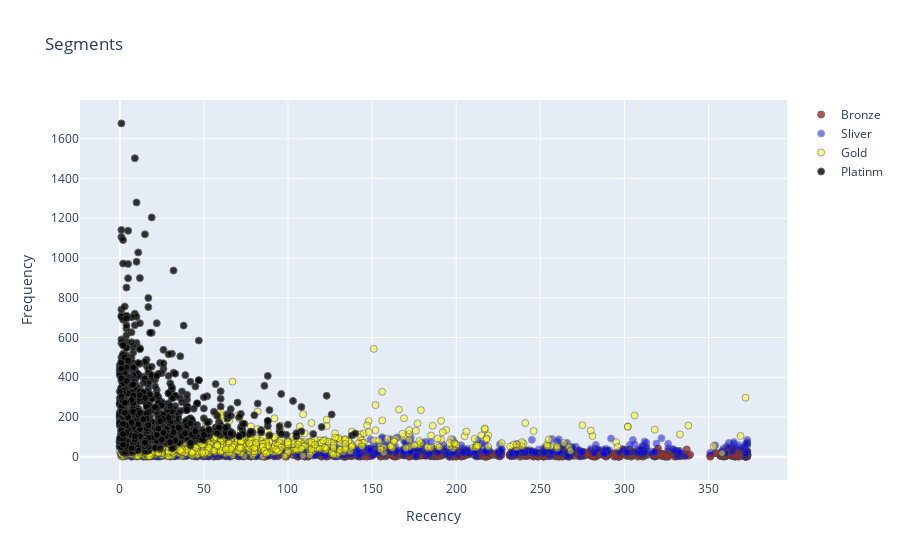

The cell this chart's notebook holds for it:
### Code cell
import chart_studio as cs
import plotly.offline as po
import plotly.graph_objs as gobj

# Recency vs Frequency
graph = RFMScores.query('Monetary<50000 and Frequency<2000')

plot_data = [
    # plot bronze
    gobj.Scatter(
    x=graph.query("RFM_Loyalty_Level == 'Bronze'")['Recency'],
    y=graph.query("RFM_Loyalty_Level == 'Bronze'")['Frequency'],
    mode='markers',
    name='Bronze',
    marker= dict(size=7, line=dict(width=1),color='brown',opacity=.8)
    ),
    # plot silver
    gobj.Scatter(
    x=graph.query("RFM_Loyalty_Level == 'Silver'")['Recency'],
    y=graph.query("RFM_Loyalty_Level == 'Silver'")['Frequency'],
    mode='markers',
    name='Sliver',
    marker= dict(size=7, line=dict(width=1),color='blue',opacity=.5)
    ),
    # plot gold
    gobj.Scatter(
    x=graph.query("RFM_Loyalty_Level == 'Gold'")['Recency'],
    y=graph.query("RFM_Loyalty_Level == 'Gold'")['Frequency'],
    mode='markers',
    name='Gold',
    marker= dict(size=7, line=dict(width=1),color='yellow',opacity=.5)
    ),
    gobj.Scatter(
    x=graph.query("RFM_Loyalty_Level == 'Platinm'")['Recency'],
    y=graph.query("RFM_Loyalty_Level == 'Platinm'")['Frequency'],
    mode='markers',
    name='Platinm',
    marker= dict(size=7, line=dict(width=1),color='black',opacity=.8)
    )
    
]

plot_layout = gobj.Layout(
    yaxis = {'title':'Frequency'},
    xaxis = {'title':'Recency'},
    title = 'Segments'
    )
fig = gobj.Figure(data=plot_data, layout=plot_layout)
po.iplot(fig)

### Figure 1 — Plotly figure (JSON) as saved in the notebook; plotly's stock layout.template omitted (floating-point values rounded to 4 significant figures; data arrays with more than 128 entries replaced by an {"elided": "..."} marker saying what was removed)
{"data": [{"marker": {"color": "brown", "line": {"width": 1}, "opacity": 0.8, "size": 7}, "mode": "markers", "name": "Bronze", "type": "scatter", "x": {"elided": "705 int values"}, "y": {"elided": "705 int values"}}, {"marker": {"color": "blue", "line": {"width": 1}, "opacity": 0.5, "size": 7}, "mode": "markers", "name": "Sliver", "type": "scatter", "x": {"elided": "894 int values"}, "y": {"elided": "894 int values"}}, {"marker": {"color": "yellow", "line": {"width": 1}, "opacity": 0.5, "size": 7}, "mode": "markers", "name": "Gold", "type": "scatter", "x": {"elided": "1180 int values"}, "y": {"elided": "1180 int values"}}, {"marker": {"color": "black", "line": {"width": 1}, "opacity": 0.8, "size": 7}, "mode": "markers", "name": "Platinm", "type": "scatter", "x": {"elided": "1123 int values"}, "y": {"elided": "1123 int values"}}], "layout": {"title": {"text": "Segments"}, "xaxis": {"title": {"text": "Recency"}}, "yaxis": {"title": {"text": "Frequency"}}}}
